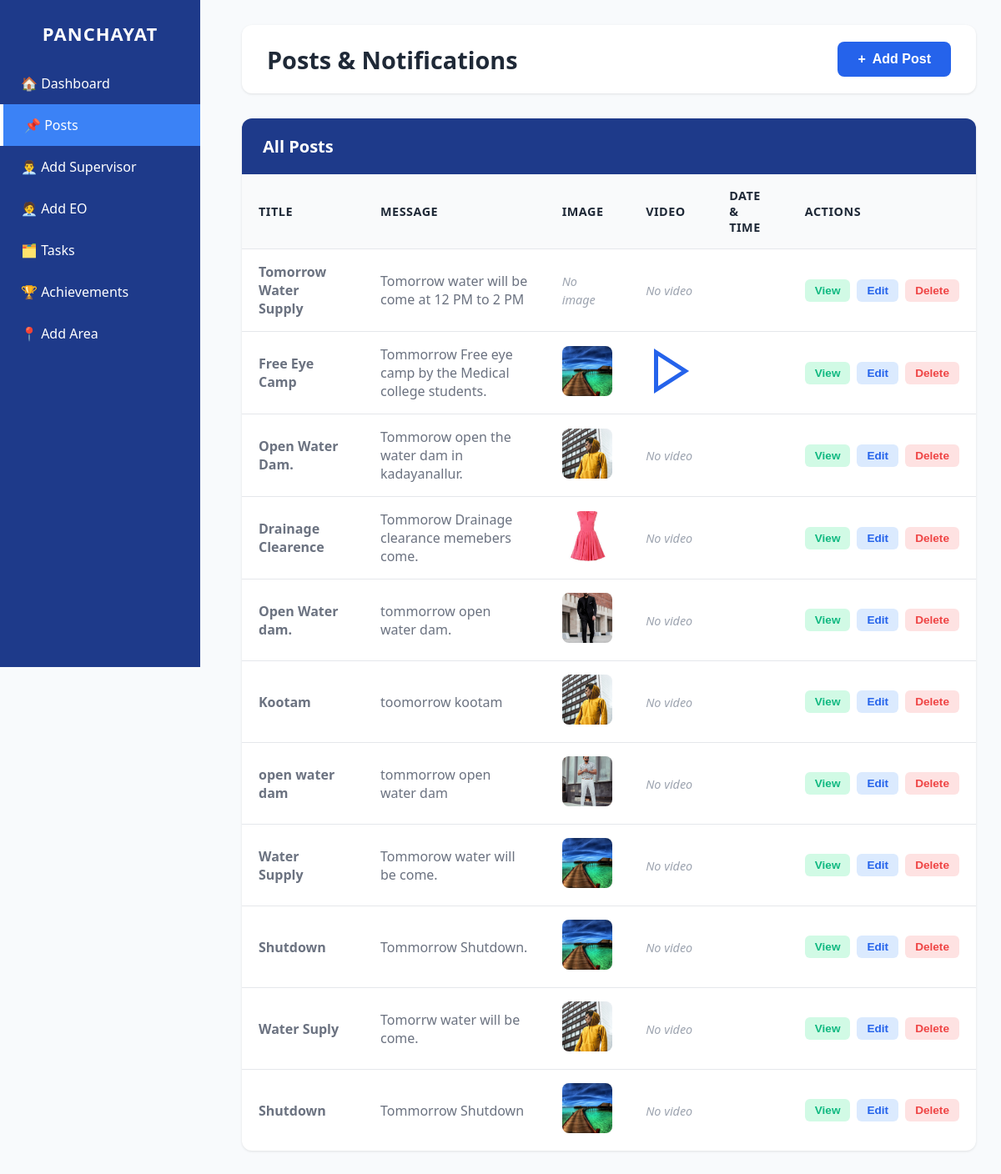
The page /posts/ on the database as committed earlier.
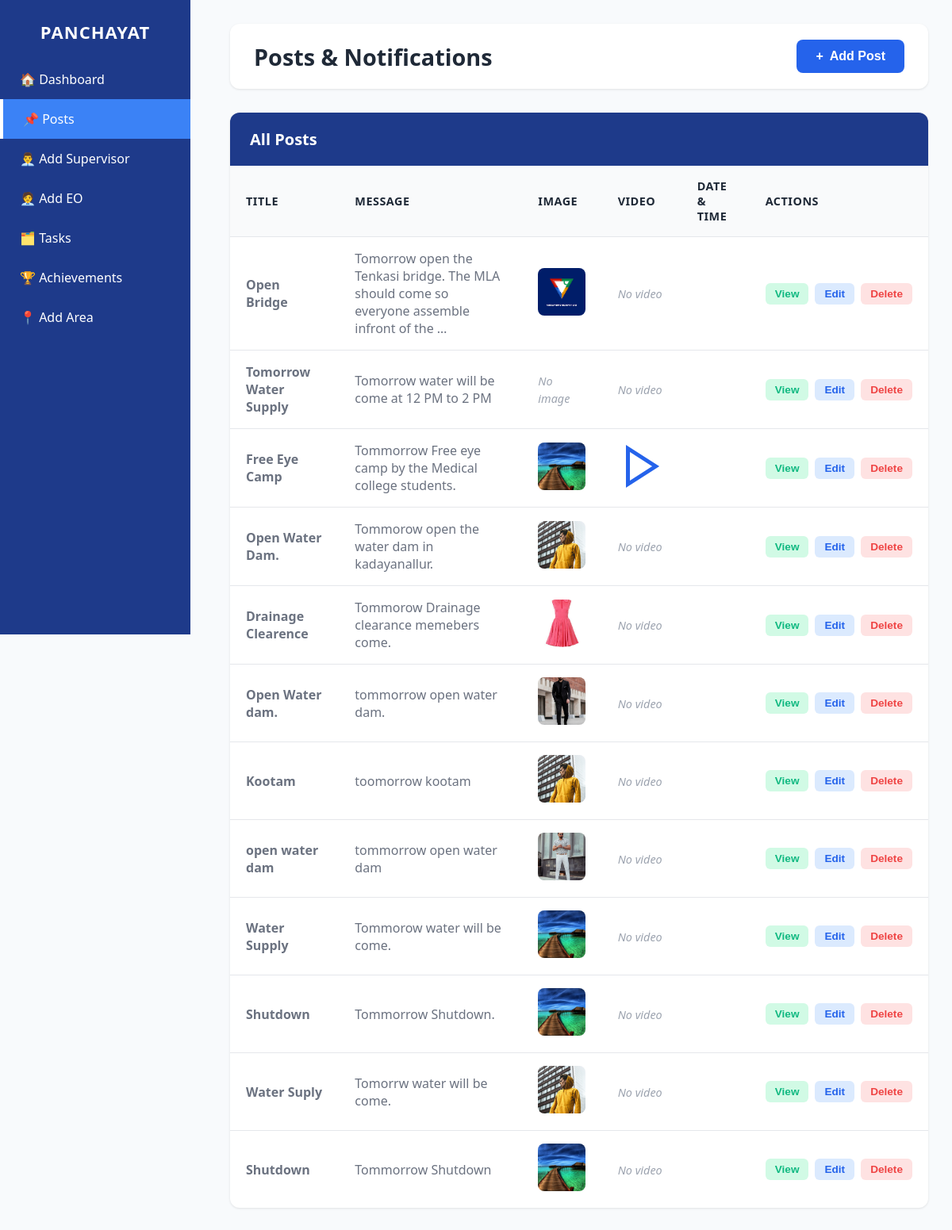
The same page on the database as committed later.
### myapp/models.py (models this page shows)
class Post(models.Model):
    title = models.CharField(max_length=200)
    image = models.ImageField(upload_to='posts/images/', null=True, blank=True)
    video = models.FileField(upload_to='posts/videos/', null=True, blank=True)
    message = models.TextField(null=True, blank=True)
    created_at = models.DateTimeField(default=timezone.now)
    deleted_by = models.TextField(blank=True, default="")

### myapp/views.py (the view, shortened to what this page needs)
# urls.py: path('posts/', views.Posts, name='Posts'),
def Posts(request):
    posts=Post.objects.all().order_by('-created_at')
    return render(request, "posts.html", {"posts": posts})

### myapp/templates/posts.html (shortened to what this page needs)
<!DOCTYPE html>
<html lang="en">
<head>
</head>
<body>
  <div class="sidebar" role="navigation" aria-label="Main sidebar">
    <h2>PANCHAYAT</h2>
    <div class="menu">
      <a href="{% url 'Mainpageadmin' %}">🏠 Dashboard</a>
      <a href="{% url 'Posts' %}" class="active">📌 Posts</a>
      <a href="{% url 'Add_supervisor' %}">👨‍💼 Add Supervisor</a>
      <a href="{% url 'Add_eo' %}">🧑‍💼 Add EO</a>
      <a href="{% url 'Tasks' %}">🗂️ Tasks</a>
      <a href="{% url 'achievment' %}">🏆 Achievements</a>
      <a href="{% url 'Add_area' %}">📍 Add Area</a>
    </div>
  </div>
  <div class="main-content">
    <div class="header">
      <h1>Posts & Notifications</h1>
      <button class="add-btn" onclick="openModal()">
        <span>+</span> Add Post
      </button>
    </div>
    <div class="table-container">
      <div class="table-header">
        <h2>All Posts</h2>
      </div>
      <table id="postsTable">
        <thead>
          <tr>
            <th>Title</th>
            <th>Message</th>
            <th>Image</th>
            <th>Video</th>
            <th>Date & Time</th>
            <th>Actions</th>
          </tr>
        </thead>
        <tbody id="tableBody">
          {% if posts %}
            {% for post in posts %}
            <tr>
              <td><strong>{{ post.title }}</strong></td>
              <td>{{ post.message|truncatewords:15 }}</td>
              <td>
                {% if post.image %}
                  <img src="{{ post.image.url }}" alt="Post Image" class="media-preview" onclick="viewMedia('{{ post.image.url }}', 'image')">
                {% else %}
                  <span class="no-media">No image</span>
                {% endif %}
              </td>
              <td>
                {% if post.video %}
                  <img alt="Video" class="media-preview" onclick="viewMedia('{{ post.video.url }}', 'video')">
                {% else %}
                  <span class="no-media">No video</span>
                {% endif %}
              </td>
              <td>{{ post.datetime|date:"M d, Y - h:i A" }}</td>
              <td>
                <div class="action-btns">
                  <button class="btn-view" onclick="viewPost('{{ post.id }}')">View</button>
                  <button class="btn-edit" onclick="editPost('{{ post.id }}')">Edit</button>
                  <button class="btn-delete" onclick="deletePost('{{ post.id }}')">Delete</button>
                </div>
              </td>
            </tr>
            {% endfor %}
          {% else %}
            <tr>
              <td colspan="6" style="text-align: center; padding: 40px; color: #9ca3af;">
                No posts found. Click "Add Post" to create one.
              </td>
            </tr>
          {% endif %}
        </tbody>
      </table>
    </div>
  </div>
</body>
</html>

### myapp/templates/posts.html (style rules this page uses)
* { margin: 0; padding: 0; box-sizing: border-box; }
:root { --primary-blue: #2563eb; --dark-blue: #1e40af; --light-blue: #dbeafe; --sidebar-bg: #1e3a8a; --sidebar-hover: #334155; --text-dark: #1f2937; --text-light: #6b7280; --border-color: #e5e7eb; --success-green: #10b981; --danger-red: #ef4444; }
body { font-family: 'Segoe UI', Tahoma, Geneva, Verdana, sans-serif; background-color: #f8fafc; color: var(--text-dark); }
.sidebar { width: 240px; height: 100vh; background: #1e3a8a; color: #fff; padding: 25px 0; position: fixed; top: 0; left: 0; }
.sidebar h2 { text-align: center; margin-bottom: 20px; font-size: 22px; letter-spacing: 1px; font-weight: bold; }
.menu a { display: block; padding: 14px 25px; color: white; text-decoration: none; font-size: 16px; transition: 0.2s; }
.sidebar .active { background: #3b82f6; border-left: 4px solid #ffffff; }
.main-content { margin-left: 260px; padding: 30px; }
.header { display: flex; justify-content: space-between; align-items: center; margin-bottom: 30px; background: white; padding: 20px 30px; border-radius: 12px; box-shadow: 0 1px 3px rgba(0,0,0,0.1); }
.header h1 { font-size: 1.8em; color: var(--text-dark); }
.add-btn { background-color: var(--primary-blue); color: white; border: none; padding: 12px 24px; border-radius: 8px; font-size: 1em; font-weight: 600; cursor: pointer; display: flex; align-items: center; gap: 8px; transition: all 0.3s; }
.table-container { background: white; border-radius: 12px; box-shadow: 0 1px 3px rgba(0,0,0,0.1); overflow: hidden; }
.table-header { padding: 20px 25px; background: #1e3a8a; color: white; display: flex; justify-content: space-between; align-items: center; }
.table-header h2 { font-size: 20px; font-weight: 600; }
table { width: 100%; border-collapse: collapse; }
thead { background-color: #f9fafb; }
th { padding: 16px 20px; text-align: left; font-weight: 600; color: var(--text-dark); font-size: 0.9em; text-transform: uppercase; letter-spacing: 0.5px; }
td { padding: 16px 20px; border-top: 1px solid var(--border-color); color: var(--text-light); }
tbody tr { transition: background-color 0.2s; }
.media-preview { width: 60px; height: 60px; object-fit: cover; border-radius: 8px; cursor: pointer; transition: transform 0.2s; }
.no-media { color: #9ca3af; font-style: italic; font-size: 0.9em; }
.action-btns { display: flex; gap: 8px; }
.btn-view, .btn-edit, .btn-delete { padding: 6px 12px; border: none; border-radius: 6px; cursor: pointer; font-size: 0.85em; font-weight: 600; transition: all 0.2s; }
.btn-view { background-color: #d1fae5; color: var(--success-green); }
.btn-edit { background-color: #dbeafe; color: var(--primary-blue); }
.btn-delete { background-color: #fee2e2; color: var(--danger-red); }

Rows that differ between the two databases and show on the page:
added Post: title "Open Bridge", message "Tomorrow open the Tenkasi bridge. The MLA should come so everyone assemble infront of the …", image (picture), video "No video"
